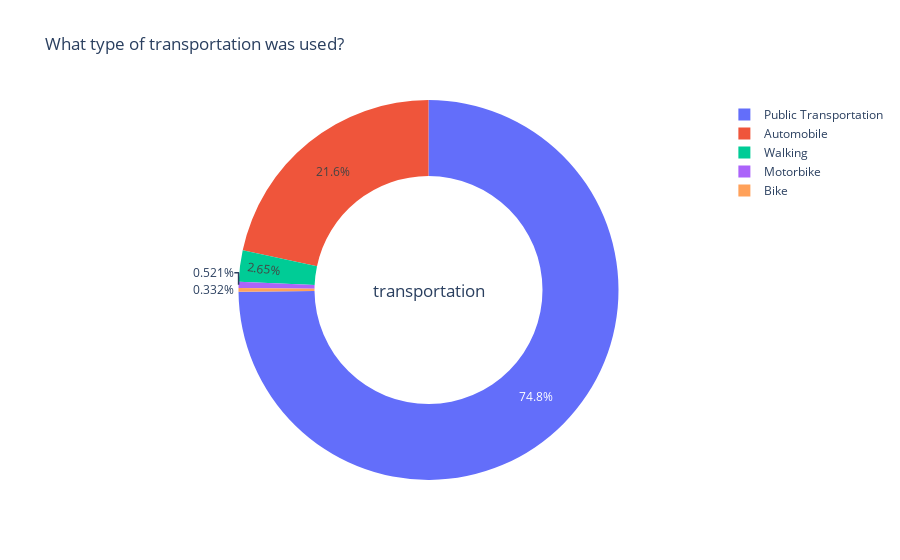

This figure's notebook cell:
### Code cell
#Transportation used
temp = obesity_df.transportation_used.value_counts()
fig = {
  "data": [
    {
      "values": temp.values,
      "labels": temp.index,
      "domain": {"x": [0, 1]},
      "hole": .6,
      "type": "pie"
    },
    
    ],
  "layout": {
        "title":"What type of transportation was used?",
        "annotations": [
            {
                "font": {
                    "size": 17
                },
                "showarrow": False,
                "text": "transportation",
                "x": 0.5,
                "y": 0.5
            }
            
        ]
    }
}
iplot(fig, filename='donut')

### Figure 1 — Plotly figure (JSON) as saved in the notebook; plotly's stock layout.template omitted (floating-point values rounded to 4 significant figures)
{"data": [{"domain": {"x": [0, 1]}, "hole": 0.6, "labels": ["Public Transportation", "Automobile", "Walking", "Motorbike", "Bike"], "type": "pie", "values": [1580, 457, 56, 11, 7]}], "layout": {"annotations": [{"font": {"size": 17}, "showarrow": false, "text": "transportation", "x": 0.5, "y": 0.5}], "title": {"text": "What type of transportation was used?"}}}
